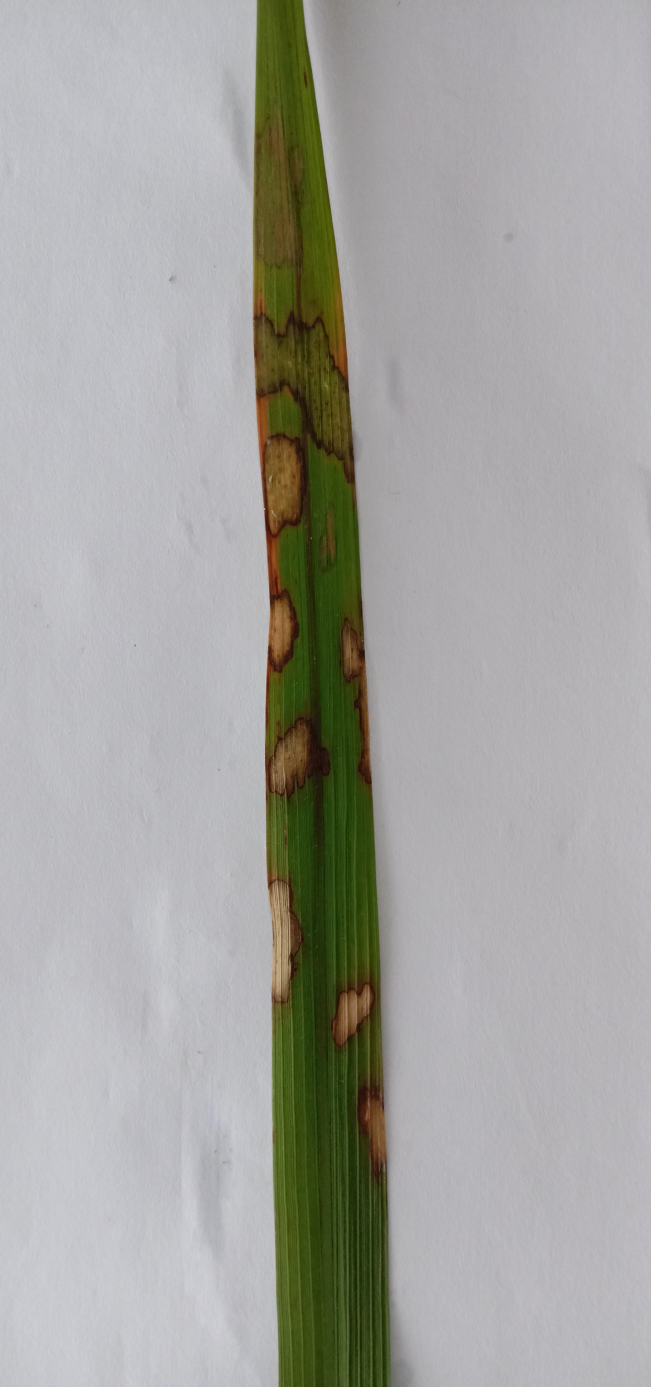
#> input picture files/brown_spot.jpg, 1952 x 4160 px (shown at 1/3 size)
$ python plotter.py
#> lines starting #> are read from the running program, lines starting #| are printed output that depends on the picture
### feature_extractor.py
import os
import numpy as np
from skimage.feature import hog, local_binary_pattern
from skimage import exposure, util
import cv2

def extract_hog_features(image, save_path=None):
    # Convert image to grayscale
    gray_image = cv2.cvtColor(image, cv2.COLOR_BGR2GRAY)

    # Calculate HOG features
    features, hog_image = hog(gray_image, orientations=9, pixels_per_cell=(14, 14),
                              cells_per_block=(2, 2), visualize=True, block_norm='L2-Hys')

    # Rescale histogram for better visualization
    hog_image_rescaled = exposure.rescale_intensity(hog_image, in_range=(0, 10))

    # Convert HOG image to unsigned byte format
    hog_image_uint8 = util.img_as_ubyte(hog_image_rescaled)

    # Save the HOG image if save_path is provided
    if save_path is not None:
        # Create the directory if it doesn't exist
        os.makedirs(os.path.dirname(save_path), exist_ok=True)
        cv2.imwrite(save_path, hog_image_uint8)

    return features, hog_image_rescaled

def extract_lbp_features(image, radius=3, points=24, save_path=None):
    # Convert image to grayscale
    gray_image = cv2.cvtColor(image, cv2.COLOR_BGR2GRAY)

    # Calculate LBP features
    lbp_image = local_binary_pattern(gray_image, points, radius, method='uniform')

    # Rescale LBP image to range [0, 255]
    lbp_image_rescaled = exposure.rescale_intensity(lbp_image, in_range=(0, np.max(lbp_image)), out_range=(0, 255))

    # Convert LBP image to unsigned byte format
    lbp_image_uint8 = lbp_image_rescaled.astype(np.uint8)

    # Save the LBP image if save_path is provided
    if save_path is not None:
        # Create the directory if it doesn't exist
        os.makedirs(os.path.dirname(save_path), exist_ok=True)
        cv2.imwrite(save_path, lbp_image_uint8)

    return lbp_image_uint8

### plotter.py
import matplotlib.pyplot as plt
import cv2
from feature_extractor import extract_hog_features, extract_lbp_features

if __name__ == "__main__":
    # Example usage for HOG feature extraction:
    image_path = 'files/brown_spot.jpg'
    image = cv2.imread(image_path)
#> image is the input picture: shape (4160, 1952, 3); mean B, G, R 161.1, 165.1, 165.2
    save_path_hog = 'extracted_images/hog_image.jpg'
    features_hog, hog_image = extract_hog_features(image, save_path=save_path_hog)
#> in extract_hog_features, `gray_image = cv2.cvtColor(image, cv2.COLOR_BGR2GRAY)`:
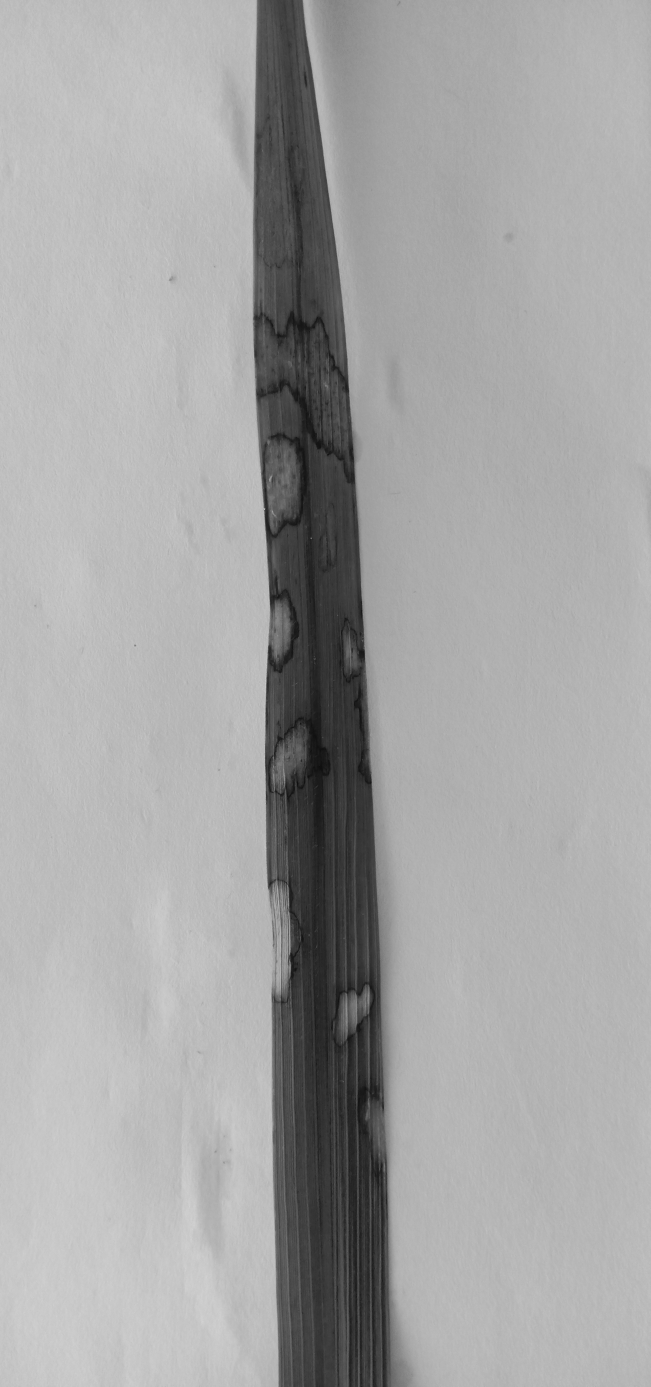
#> gray_image: shape (4160, 1952) (shown at 1/3 size); min 7, max 216, mean 164.6
#> in extract_hog_features, `features, hog_image = hog(gray_image, orientations=9, pixels_per_cell=..`:
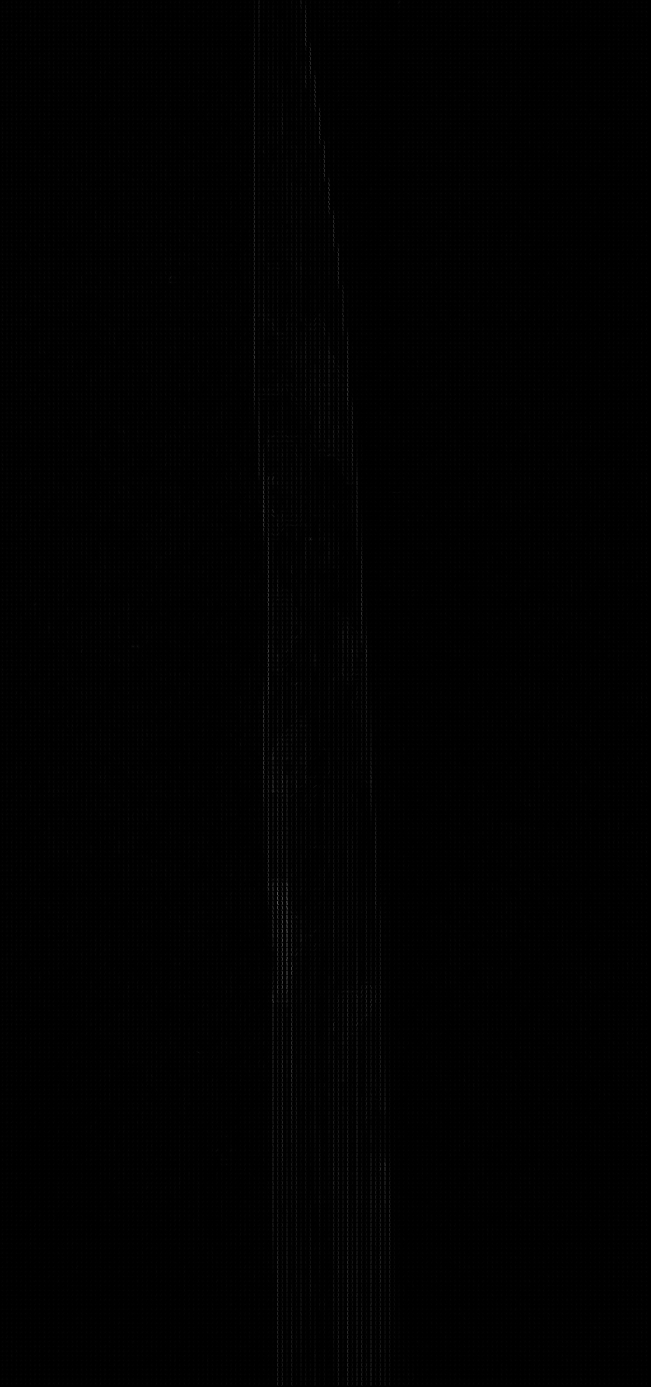
#> hog_image: shape (4160, 1952) float64 (shown at 1/3 size); min 0, max 34.06, mean 0.2; drawn with min black and max white

    # Visualize the HOG image
    plt.figure(figsize=(8, 4))
    plt.subplot(1, 2, 1)
    plt.imshow(cv2.cvtColor(image, cv2.COLOR_BGR2RGB))
    plt.title('Original Image')
    plt.axis('off')

    plt.subplot(1, 2, 2)
    plt.imshow(hog_image, cmap=plt.cm.gray)
    plt.title('HOG Features')
    plt.axis('off')

    plt.show()
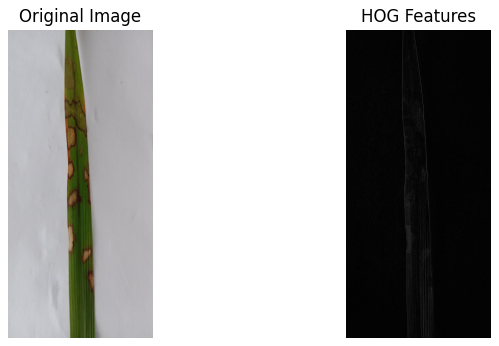
#> figure drawn by matplotlib, 2 panels

    # Example usage for LBP feature extraction:
    save_path_lbp = 'extracted_images/lbp_image.jpg'
    lbp_image = extract_lbp_features(image, save_path=save_path_lbp)
#> in extract_lbp_features, `lbp_image = local_binary_pattern(gray_image, points, radius, method='u..`:
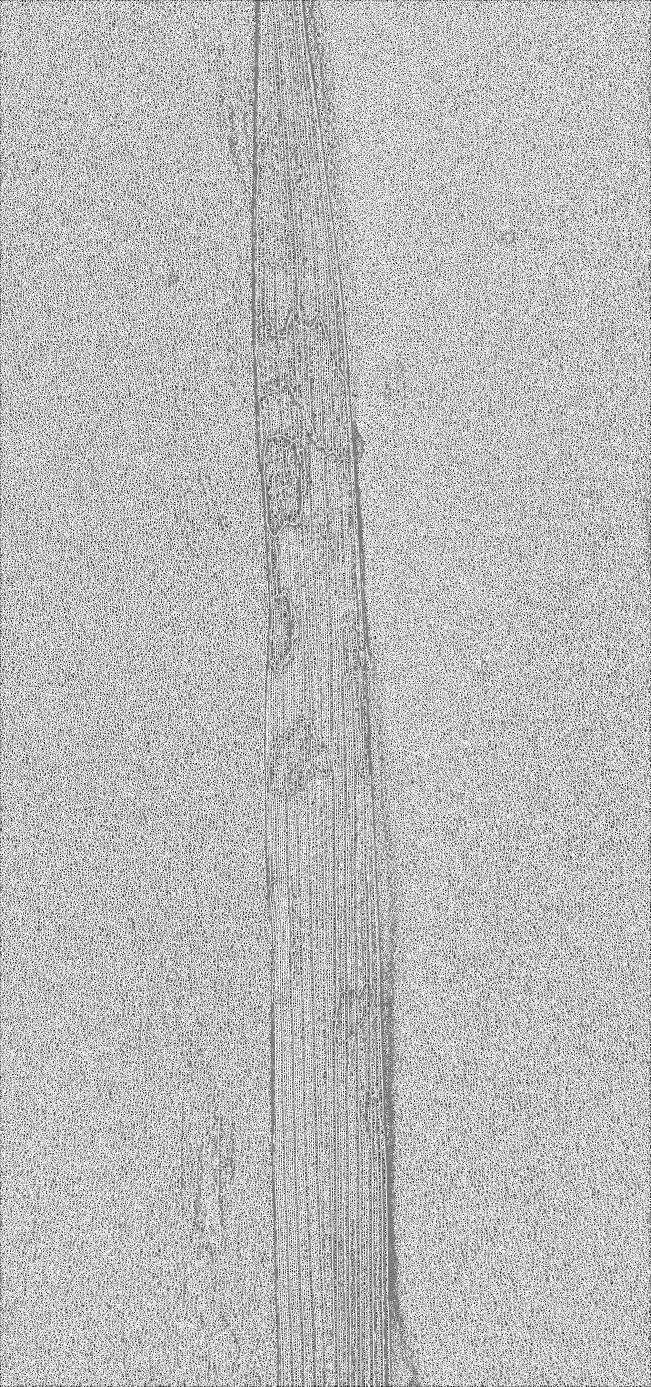
#> lbp_image: shape (4160, 1952) float64 (shown at 1/3 size); min 0, max 25, mean 18.6; drawn with min black and max white

    # Visualize the LBP image
    plt.figure(figsize=(8, 4))
    plt.subplot(1, 2, 1)
    plt.imshow(cv2.cvtColor(image, cv2.COLOR_BGR2RGB))
    plt.title('Original Image')
    plt.axis('off')

    plt.subplot(1, 2, 2)
    plt.imshow(lbp_image, cmap='gray')
    plt.title('LBP Features')
    plt.axis('off')

    plt.show()
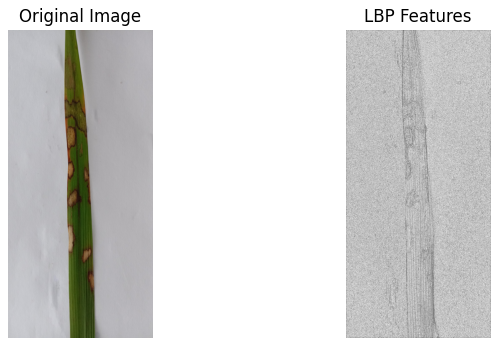
#> figure drawn by matplotlib, 2 panels
